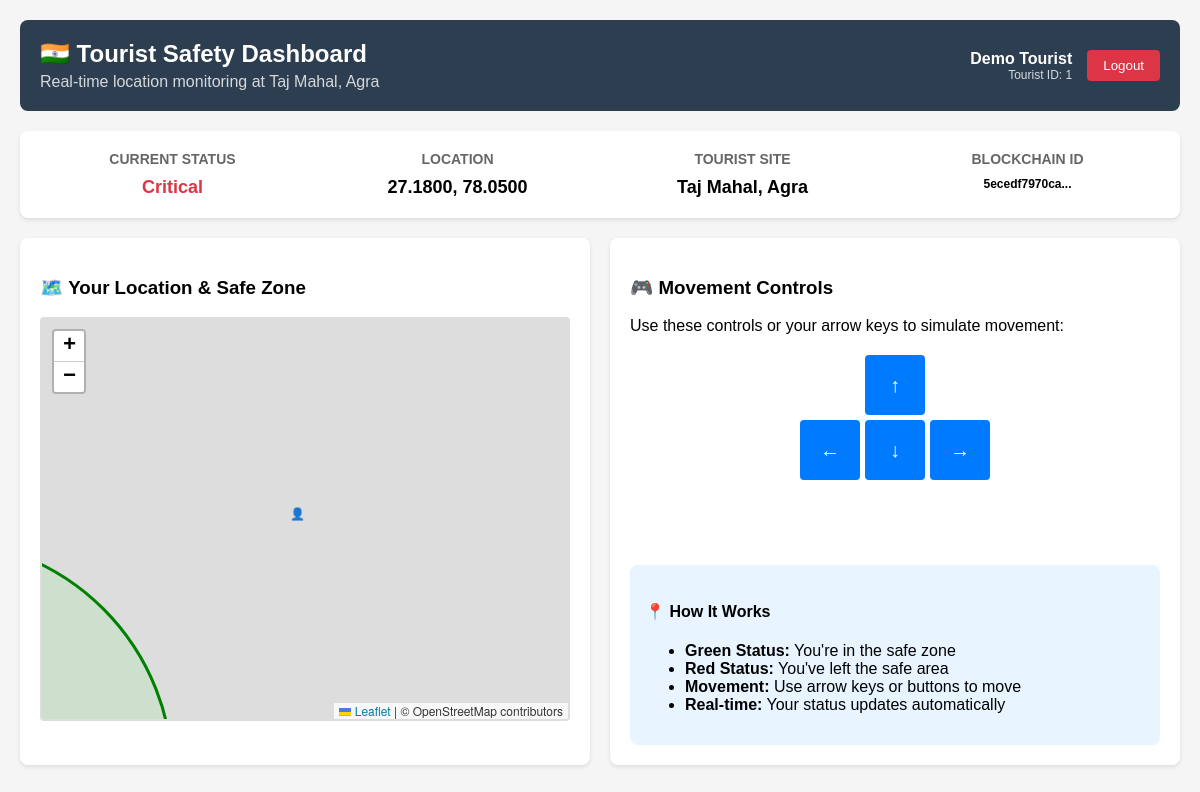
/tourist-dashboard (signed in), run on the app's committed database.
### models.py (models this page shows, shortened)
class User(Base):
    __tablename__ = "users"
    id = Column(Integer, primary_key=True, index=True)
    email = Column(String, unique=True, nullable=False, index=True)
    hashed_password = Column(String, nullable=False)
    full_name = Column(String, nullable=False)
    role = Column(String, nullable=False, default="tourist")  # admin or tourist
    is_active = Column(Boolean, default=True)
    created_at = Column(DateTime, default=datetime.utcnow)
    tourist = relationship("Tourist", back_populates="user", uselist=False)

class Tourist(Base):
    __tablename__ = "tourists"
    id = Column(Integer, primary_key=True, index=True)
    user_id = Column(Integer, ForeignKey("users.id"), nullable=False, unique=True)
    name = Column(String, nullable=False)
    blockchain_id = Column(String, unique=True, nullable=False)
    location_id = Column(Integer, default=1)  # ID of selected tourist place
    last_lat = Column(Float, default=27.1751)  # Default to Taj Mahal
    last_lon = Column(Float, default=78.0421)
    status = Column(String, default="Safe")  # Safe or Critical
    incidents = relationship("Incident", back_populates="tourist")
    user = relationship("User", back_populates="tourist")

### app.py (the view)
@app.get("/tourist-dashboard", response_class=HTMLResponse)
async def tourist_dashboard_page(request: Request, db: AsyncSession = Depends(get_db)):
    from auth import get_user_from_cookie_token
    current_user = await get_user_from_cookie_token(
        request.cookies.get("access_token"), db
    )
    if not current_user:
        return RedirectResponse(url="/login", status_code=status.HTTP_302_FOUND)
    if str(current_user.role) != "tourist":
        return RedirectResponse(url="/", status_code=status.HTTP_302_FOUND)
    result = await db.execute(select(Tourist).filter(Tourist.user_id == current_user.id))
    tourist = result.scalar_one_or_none()
    if not tourist:
        tourist_place = get_tourist_place_by_id(1)  # Default to Taj Mahal
        blockchain_id = Tourist.generate_blockchain_id(str(current_user.full_name))
        tourist = Tourist(
            user_id=current_user.id,
            name=str(current_user.full_name),
            blockchain_id=blockchain_id,
            location_id=1,
            last_lat=tourist_place["lat"],
            last_lon=tourist_place["lon"]
        )
        db.add(tourist)
        await db.commit()
        await db.refresh(tourist)
    tourist_place = get_tourist_place_by_id(int(str(tourist.location_id)))
    tourist_data = {
        "id": tourist.id,
        "name": tourist.name,
        "blockchain_id": tourist.blockchain_id,
        "last_lat": tourist.last_lat,
        "last_lon": tourist.last_lon,
        "status": tourist.status,
        "location_id": tourist.location_id,
        "location_name": tourist_place["name"]
    }
    return templates.TemplateResponse("tourist_dashboard.html", {
        "request": request,
        "user": current_user,
        "tourist": tourist_data,
        "geofence": {
            "center_lat": tourist_place["lat"],
            "center_lon": tourist_place["lon"],
            "radius": tourist_place["radius"],
            "name": tourist_place["name"]
        }
    })

### templates/tourist_dashboard.html (shortened to what this page needs)
<!DOCTYPE html>
<html lang="en">
<head>
    <link rel="stylesheet" href="https://unpkg.com/leaflet@1.9.4/dist/leaflet.css" />
</head>
<body>
    <div class="header">
        <div class="header-left">
            <h1>🇮🇳 Tourist Safety Dashboard</h1>
            <p>Real-time location monitoring at {{ tourist.location_name }}</p>
        </div>
        <div class="header-right">
            <div class="user-info">
                <div><strong>{{ user.full_name }}</strong></div>
                <div style="font-size: 12px; opacity: 0.8;">Tourist ID: {{ tourist.id }}</div>
            </div>
            <form method="post" action="/auth/logout" style="margin: 0;">
                <button type="submit" class="logout-btn">Logout</button>
            </form>
        </div>
    </div>
    <div class="status-panel">
        <div class="status-item">
            <h3>Current Status</h3>
            <div id="status" class="status-value status-{{ tourist.status|lower }}">{{ tourist.status }}</div>
        </div>
        <div class="status-item">
            <h3>Location</h3>
            <div id="coordinates" class="status-value">{{ "%.4f"|format(tourist.last_lat) }}, {{ "%.4f"|format(tourist.last_lon) }}</div>
        </div>
        <div class="status-item">
            <h3>Tourist Site</h3>
            <div class="status-value">{{ tourist.location_name }}</div>
        </div>
        <div class="status-item">
            <h3>Blockchain ID</h3>
            <div class="status-value" style="font-size: 12px;">{{ tourist.blockchain_id[:12] }}...</div>
        </div>
    </div>
    <div class="dashboard">
        <div class="map-panel">
            <h3>🗺️ Your Location & Safe Zone</h3>
            <div id="map"></div>
        </div>
        <div class="controls-panel">
            <h3>🎮 Movement Controls</h3>
            <p>Use these controls or your arrow keys to simulate movement:</p>
            <div class="arrow-keys">
                <button class="arrow-key arrow-up" data-direction="up">↑</button>
                <button class="arrow-key arrow-left" data-direction="left">←</button>
                <button class="arrow-key arrow-down" data-direction="down">↓</button>
                <button class="arrow-key arrow-right" data-direction="right">→</button>
            </div>
            <div class="info-section">
                <h4>📍 How It Works</h4>
                <ul>
                    <li><strong>Green Status:</strong> You're in the safe zone</li>
                    <li><strong>Red Status:</strong> You've left the safe area</li>
                    <li><strong>Movement:</strong> Use arrow keys or buttons to move</li>
                    <li><strong>Real-time:</strong> Your status updates automatically</li>
                </ul>
            </div>
        </div>
    </div>
</body>
</html>

### templates/tourist_dashboard.html (style rules this page uses)
body { font-family: Arial, sans-serif; margin: 0; padding: 20px; background-color: #f5f5f5; }
.header { background-color: #2c3e50; color: white; padding: 20px; border-radius: 8px; margin-bottom: 20px; display: flex; justify-content: space-between; align-items: center; }
.header-left h1 { margin: 0; font-size: 24px; }
.header-left p { margin: 5px 0 0 0; opacity: 0.8; }
.header-right { display: flex; align-items: center; gap: 15px; }
.user-info { text-align: right; }
.logout-btn { background: #dc3545; color: white; border: none; padding: 8px 16px; border-radius: 4px; cursor: pointer; text-decoration: none; display: inline-block; }
.status-panel { background: white; padding: 20px; border-radius: 8px; margin-bottom: 20px; box-shadow: 0 2px 4px rgba(0,0,0,0.1); display: grid; grid-template-columns: 1fr 1fr 1fr 1fr; gap: 20px; }
.status-item { text-align: center; }
.status-item h3 { margin: 0 0 10px 0; color: #666; font-size: 14px; text-transform: uppercase; }
.status-value { font-size: 18px; font-weight: bold; }
.status-critical { color: #dc3545; }
.dashboard { display: grid; grid-template-columns: 1fr 1fr; gap: 20px; }
.map-panel, .controls-panel { background: white; padding: 20px; border-radius: 8px; box-shadow: 0 2px 4px rgba(0,0,0,0.1); }
#map { height: 400px; border-radius: 4px; border: 2px solid #ddd; }
.arrow-keys { display: grid; grid-template-columns: repeat(3, 60px); grid-template-rows: repeat(3, 60px); gap: 5px; justify-content: center; margin: 20px 0; }
.arrow-key { background: #007bff; border: none; border-radius: 4px; color: white; font-size: 20px; cursor: pointer; display: flex; align-items: center; justify-content: center; transition: background-color 0.2s; }
.arrow-up { grid-column: 2; grid-row: 1; }
.arrow-left { grid-column: 1; grid-row: 2; }
.arrow-down { grid-column: 2; grid-row: 2; }
.arrow-right { grid-column: 3; grid-row: 2; }
.info-section { background: #e8f4ff; padding: 15px; border-radius: 8px; margin-top: 20px; }

### data on the page
User: full_name "Demo Tourist"
Tourist: id "1", status "Critical", last_lat "27.1800", last_lon "78.0500"

### other printed values
{{ tourist.location_name }} "Taj Mahal, Agra"
{{ tourist.blockchain_id[:12] }} "5ecedf7970ca"
